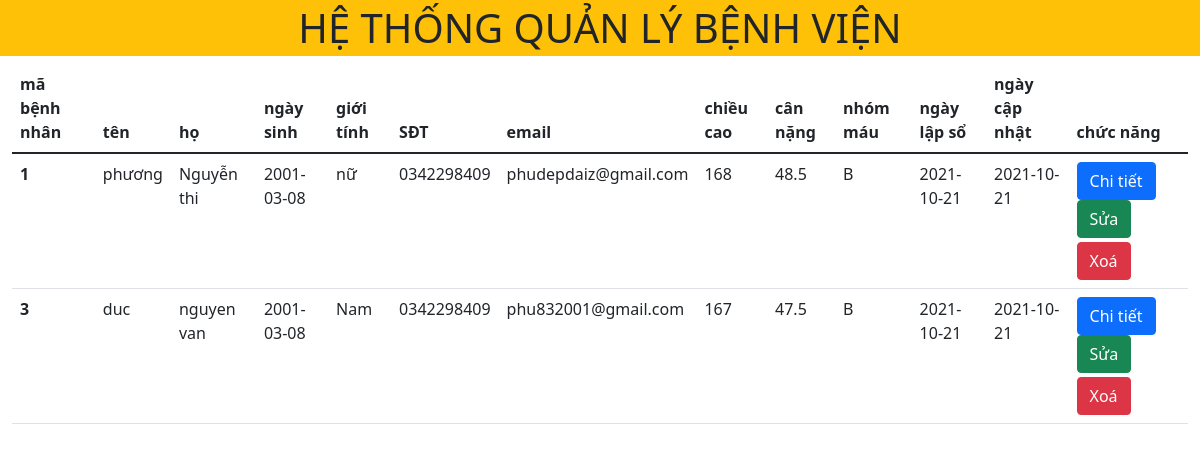
The page / on the database its author committed.
### tables this page shows
CREATE TABLE `patient` (
  `patientid` int(11) NOT NULL,
  `firstname` varchar(10) NOT NULL,
  `lastname` varchar(30) NOT NULL,
  `dateofbirth` date NOT NULL,
  `gender` varchar(10) NOT NULL,
  `mobile` varchar(15) NOT NULL,
  `email` varchar(30) NOT NULL,
  `height` int(11) NOT NULL,
  `weight` float NOT NULL,
  `blood_type` varchar(5) NOT NULL,
  `created_on` date NOT NULL DEFAULT current_timestamp(),
  `modified_on` date NOT NULL DEFAULT current_timestamp()
);

### index.php (the view, shortened to what this page needs)
<?php
    include './header.php';
?>
<table class="table table-ronsponsive">
    <thead>
        <tr>
            <th scope="col">mã bệnh nhân</th>
            <th scope="col">tên</th>
            <th scope="col">họ</th>
            <th scope="col">ngày sinh</th>
            <th scope="col">giới tính</th>
            <th scope="col">SĐT</th>
            <th scope="col">email</th>
            <th scope="col">chiều cao</th>
            <th scope="col">cân nặng</th>
            <th scope="col">nhóm máu</th>
            <th scope="col">ngày lập sổ</th>
            <th scope="col">ngày cập nhật</th>
            <th class='col' scope="col">chức năng</th>
        </tr>
    </thead>
    <tbody>
        <?php
         include './config.php';
         $sql= "SELECT * FROM patient";
        $result=mysqli_query($conn,$sql);
        if(mysqli_num_rows($result)>0){
            while($row= mysqli_fetch_assoc($result)){
                echo "<tr>";
                echo '<th scopy = "row">'.$row['patientid'].'</th>';
                echo '<td>' . $row['firstname'] . '</td>';
                echo '<td>' . $row['lastname'] . '</td>';
                echo '<td>' . $row['dateofbirth'] . '</td>';
                echo '<td>' . $row['gender'] . '</td>';
                echo '<td>' . $row['mobile'] . '</td>';
                echo '<td>' . $row['email'] . '</td>';
                echo '<td>' . $row['height'] . '</td>';
                echo '<td>' . $row['weight'] . '</td>';
                echo '<td>' . $row['blood_type'] . '</td>';
                echo '<td>' . $row['created_on'] . '</td>';
                echo '<td>' . $row['modified_on'] . '</td>';
                echo '<td>
                <a href="./detail.php?id=' . $row['patientid'] . '" class="btn btn-primary">Chi tiết</a>
                <a href="process/edit.php?id=' . $row['patientid'] . '" class="btn btn-success">Sửa</a>
                <a href="process/delete.php?id=' . $row['patientid'] . '" class="btn btn-danger mt-1">Xoá</a>
                </td>';
                echo "</tr>";
            }
        }
        ?>
    </tbody>
</table>
<?php include './footer.php' ?>

### header.php (shortened to what this page needs)
<!doctype html>
<html lang="en">
  <head>
    <link href="https://cdn.jsdelivr.net/npm/bootstrap@5.1.3/dist/css/bootstrap.min.css" rel="stylesheet">
    <link rel="stylesheet" href="https://cdnjs.cloudflare.com/ajax/libs/font-awesome/6.0.0-beta2/css/all.min.css" />
  </head>
  <body>
    <h1 class="bg-warning text-center p-1">HỆ THỐNG QUẢN LÝ BỆNH VIỆN</h1>
    <main class="container-fluid">

### footer.php (shortened to what this page needs)
</main>
</body>
</html>

### rows shown on the page
patient: patientid "1", firstname "phương", lastname "Nguyễn thi", dateofbirth "2001-03-08", gender "nữ", mobile "0342298409", email "phudepdaiz@gmail.com", height "168", weight "48.5", blood_type "B", created_on "2021-10-21", modified_on "2021-10-21"
patient: patientid "3", firstname "duc", lastname "nguyen van", dateofbirth "2001-03-08", gender "Nam", mobile "0342298409", email "phu832001@gmail.com", height "167", weight "47.5", blood_type "B", created_on "2021-10-21", modified_on "2021-10-21"
